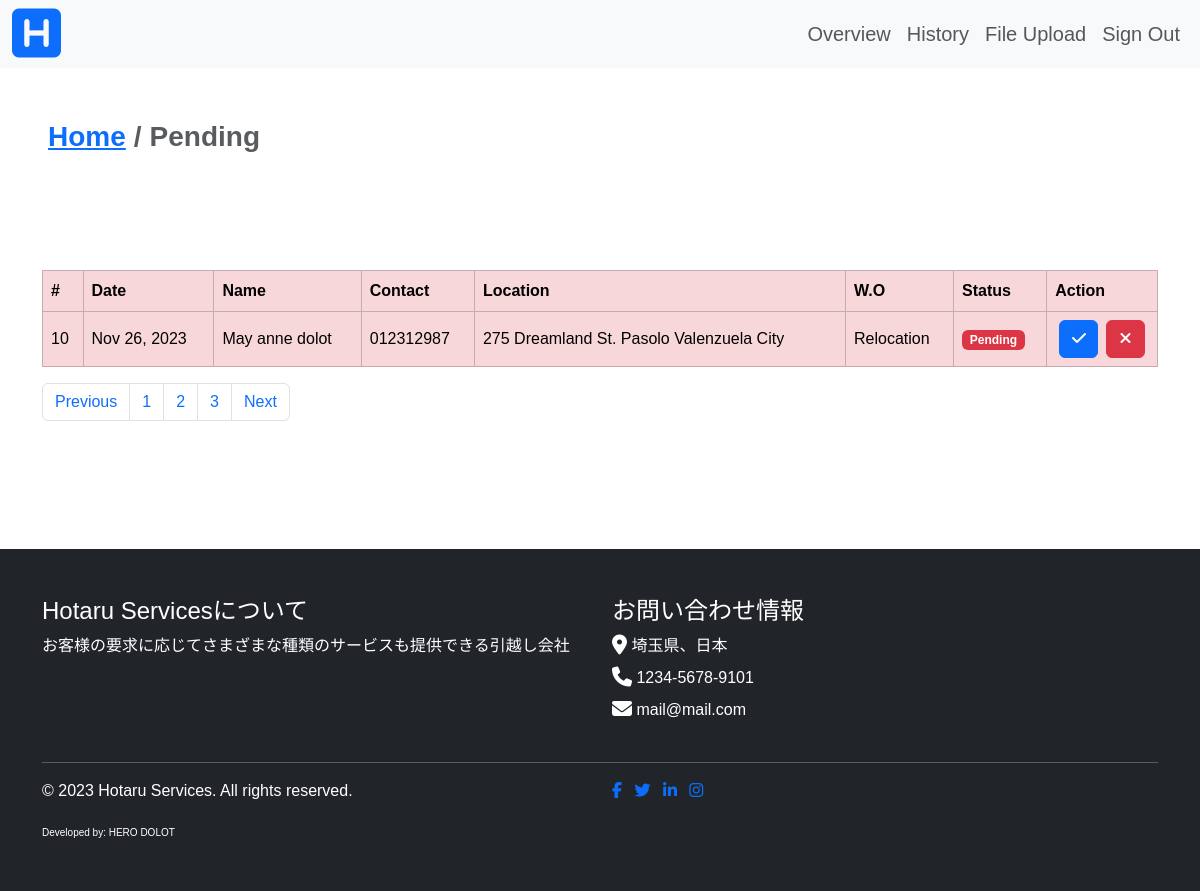
The app's page /admin/pending.php with its own data.
### tables this page shows
CREATE TABLE `inquiry` (
  `inquiry_id` int(11) NOT NULL,
  `client_email` varchar(255) NOT NULL,
  `client_name` varchar(255) NOT NULL,
  `client_number` varchar(255) NOT NULL,
  `client_region` varchar(255) NOT NULL,
  `client_wo` varchar(255) NOT NULL,
  `client_comment` varchar(255) NOT NULL,
  `inquiry_status` int(11) NOT NULL
);

CREATE TABLE `accepted` (
  `accepted_id` int(11) NOT NULL,
  `accepted_inquiry_id` int(11) NOT NULL,
  `accepted_client_name` text NOT NULL,
  `accepted_contract` int(11) NOT NULL,
  `accepted_start_date` int(11) NOT NULL,
  `accepted_location` text NOT NULL
);

### admin/pending.php (the view, shortened to what this page needs)
<?php
include '../connection.php';
include './includes/header.php';
include './components/navbar.php';
?>
<div class="container-fluid py-5 p-5">
    <nav aria-label="breadcrumb">
        <ol class="breadcrumb fw-bold fs-3">
            <li class="breadcrumb-item"><a href="./index.php">Home</a></li>
            <li class="breadcrumb-item active" aria-current="page">Pending</li>
        </ol>
    </nav>
</div>
<div class="container mt-5">
    <div class="table-responsive">
        <table class="table table-bordered table-danger align-middle">
            <thead>
                <th>#</th>
                <th>Date</th>
                <th>Name</th>
                <th>Contact</th>
                <th>Location</th>
                <th>W.O</th>
                <th>Status</th>
                <th>Action</th>
            </thead>
            <tbody>
                <?php
                $result = mysqli_query($conn, "SELECT * FROM inquiry WHERE inquiry_status = 1");
                while ($row = $result->fetch_assoc()) :
                    $inq_id = $row["inquiry_id"];
                    $info = mysqli_query($conn, "SELECT * FROM accepted WHERE accepted_inquiry_id = $inq_id")->fetch_assoc();
                ?>
                    <tr>
                        <td><?php echo $inq_id; ?></td>
                        <td><?php echo date('M d, Y', $info["accepted_start_date"]); ?></td>
                        <td><?php echo $info["accepted_client_name"]; ?></td>
                        <td><?php echo $row["client_number"]; ?></td>
                        <td><?php echo $info["accepted_location"]; ?></td>
                        <td><?php echo $row["client_wo"]; ?></td>
                        <td>
                            <div class="badge text-bg-danger">
                                Pending
                            </div>
                        </td>
                        <td>
                            <form method="POST">
                                <div class="wrapper d-md-flex justify-content-around d-sm-none">
                                    <button type="submit" name="complete" class="btn btn-primary col-12 col-md-5 mb-3 mb-md-0">
                                        <i class="fa-solid fa-check"></i>
                                    </button>
                                    <button type="submit" name="decline" class="btn btn-danger col-12 col-md-5">
                                        <i class="fa-solid fa-xmark"></i>
                                    </button>
                                </div>
                            </form>
                        </td>
                    </tr>
                <?php endwhile; ?>
            </tbody>
        </table>
        <nav aria-label="Page navigation example">
            <ul class="pagination">
                <li class="page-item"><a class="page-link" href="#">Previous</a></li>
                <li class="page-item"><a class="page-link" href="#">1</a></li>
                <li class="page-item"><a class="page-link" href="#">2</a></li>
                <li class="page-item"><a class="page-link" href="#">3</a></li>
                <li class="page-item"><a class="page-link" href="#">Next</a></li>
            </ul>
        </nav>
    </div>
</div>
<?php
include './includes/footer.php';
?>

### admin/includes/header.php (style rules this page uses)
body { font-family: 'Meiryo', sans-serif; }
@media screen and (min-width: 1024px) { body { font-family: 'Hiragino Kaku Gothic Pro', 'ヒラギノ角ゴ Pro W3', sans-serif; } }

### records on screen
inquiry: inquiry_id "10", accepted.accepted_start_date "Nov 26, 2023", accepted.accepted_client_name "May anne dolot", client_number "012312987", accepted.accepted_location "275 Dreamland St. Pasolo Valenzuela City", client_wo "Relocation"
